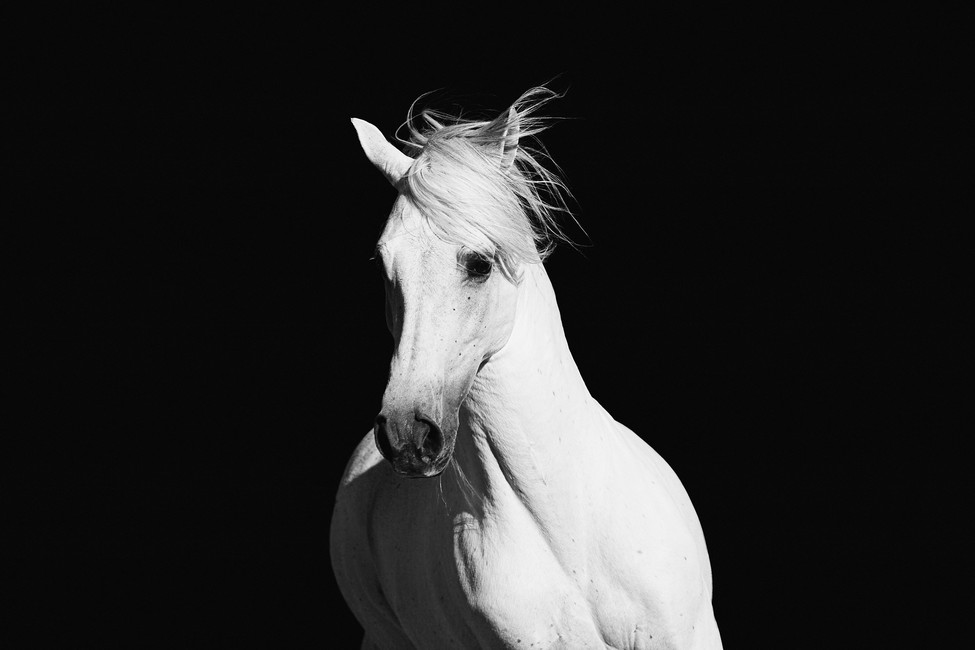
#> input picture images/high-contrast-horse.jpg, 975 x 650 px, given in place of gradient.jpeg, which was not available
$ jupyter execute thresholding.ipynb
#> lines starting #> are read from the running program, lines starting #| are printed output that depends on the picture; after the words box and inside, x2 and y2 are one past the last pixel; in counts of white or black regions, pixels touching at a corner belong together; pictures that were not available may be replaced by others from this repository, and a replacement may not be noted
[cell 1]
import cv2
import numpy as np
from matplotlib import pyplot as plt

frame = cv2.imread("D:\gradient.jpeg")#sample image here
#> frame is the input picture: shape (650, 975, 3); min 0, max 255, mean 41.5

ret,thresh1 = cv2.threshold(frame,127,255,cv2.THRESH_BINARY)
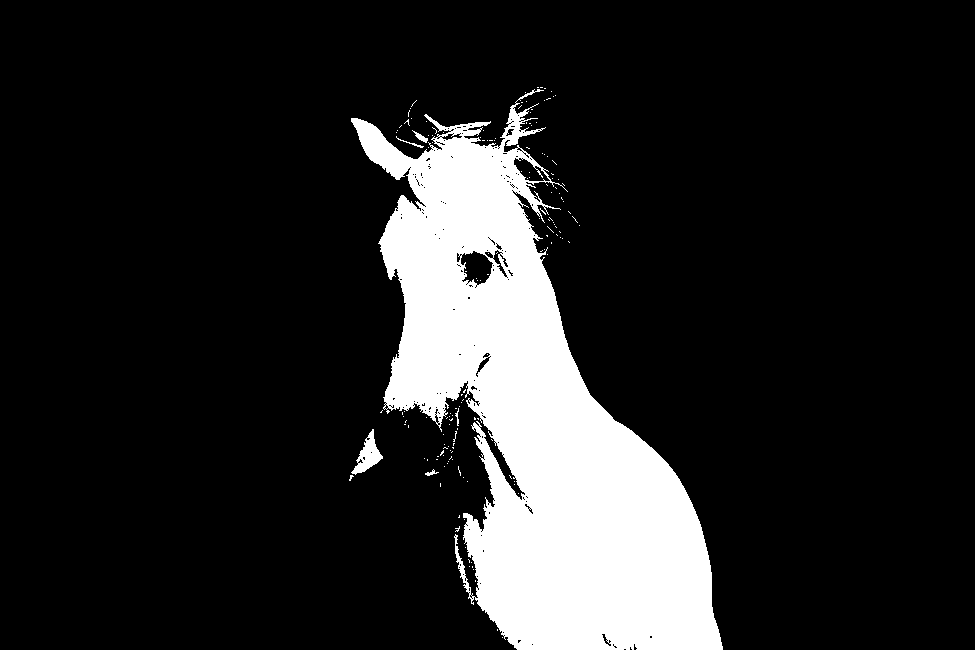
#> thresh1: shape (650, 975, 3); 14.6% white; 159 white regions (153 under 20 px), largest, box (x1, y1, x2, y2) and area: (351, 89, 723, 650) 91625, (351, 429, 383, 475) 595, (412, 130, 428, 143) 70, (396, 136, 424, 148) 47, (425, 469, 439, 476) 39, (455, 408, 459, 426) 31


plt.subplot(121)
plt.imshow(frame)

plt.subplot(122)
plt.imshow(thresh1)

plt.show()
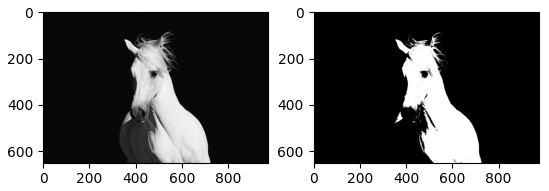
#> figure drawn by matplotlib, 2 panels


frame = cv2.imread("D:\l85Bb.jpg")#sample image here
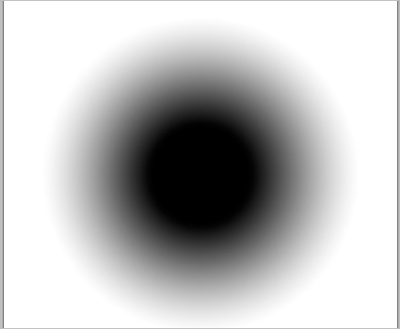
#> input picture images/l85Bb.jpg, 400 x 329 px, found by its file name
#> frame is the input picture: shape (329, 400, 3); min 0, max 255, mean 190.3

ret,thresh1 = cv2.threshold(frame,127,255,cv2.THRESH_BINARY)
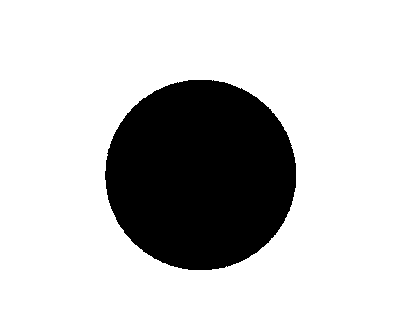
#> thresh1: shape (329, 400, 3); 78.3% white; 1 black region, box (x1, y1, x2, y2) and area: (105, 80, 296, 270) 28574


plt.subplot(121)
plt.imshow(frame)

plt.subplot(122)
plt.imshow(thresh1)

plt.show()
